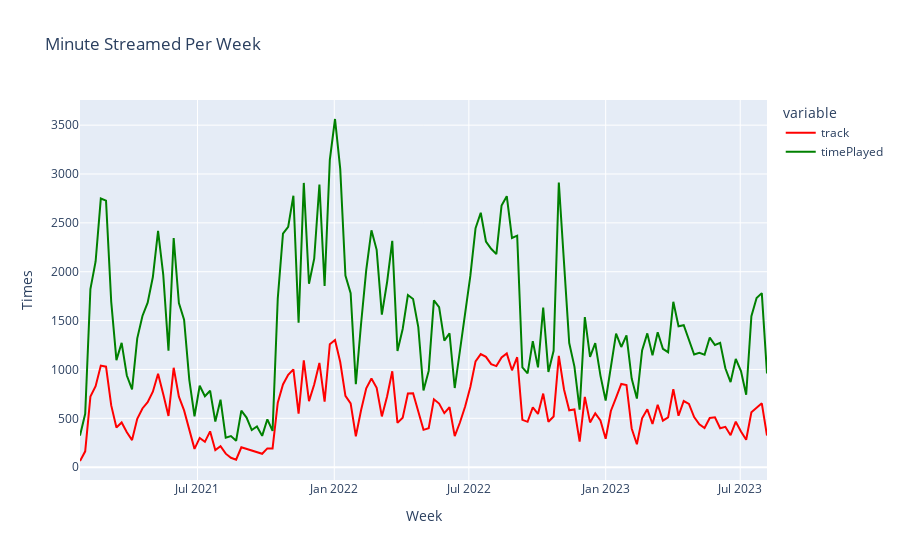

Notebook cell for this chart:
### Code cell
weekly_data_count = test_df.resample('W').count()['track']
weekly_data_time = test_df.resample('W').sum()['timePlayed']
week_count_fig = px.line(weekly_data_count, labels={"endTime":"Week","value":"Times"},title='Minute Streamed Per Week',color_discrete_sequence=['red'])
week_time_fig = px.line(weekly_data_time, labels={"endTime":"Week","value":"Minutes"},title='Minute Streamed Per Week',color_discrete_sequence=['green'])

week_count_fig.add_traces(list(week_time_fig.select_traces()))
week_count_fig.show()

### Figure 1 — Plotly figure (JSON) as saved in the notebook; plotly's stock layout.template omitted (floating-point values rounded to 4 significant figures; data arrays with more than 128 entries replaced by an {"elided": "..."} marker saying what was removed)
{"data": [{"hovertemplate": "variable=track<br>Week=%{x}<br>Times=%{y}<extra></extra>", "legendgroup": "track", "line": {"color": "red", "dash": "solid"}, "marker": {"symbol": "circle"}, "mode": "lines", "name": "track", "orientation": "v", "showlegend": true, "type": "scatter", "x": {"elided": "133 str values"}, "xaxis": "x", "y": {"elided": "133 int values"}, "yaxis": "y"}, {"hovertemplate": "variable=timePlayed<br>Week=%{x}<br>Minutes=%{y}<extra></extra>", "legendgroup": "timePlayed", "line": {"color": "green", "dash": "solid"}, "marker": {"symbol": "circle"}, "mode": "lines", "name": "timePlayed", "orientation": "v", "showlegend": true, "type": "scatter", "x": {"elided": "133 str values"}, "xaxis": "x", "y": {"elided": "133 float values"}, "yaxis": "y"}], "layout": {"legend": {"title": {"text": "variable"}, "tracegroupgap": 0}, "title": {"text": "Minute Streamed Per Week"}, "xaxis": {"anchor": "y", "domain": [0, 1], "title": {"text": "Week"}}, "yaxis": {"anchor": "x", "domain": [0, 1], "title": {"text": "Times"}}}}
